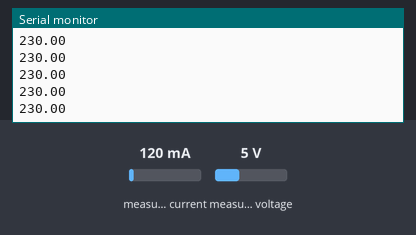
The sketch below on a simulated Arduino Uno, built with avr-gcc and run on an emulated ATmega328P. Shown: the last lines printed to the serial monitor. Inputs (shaded band) come from the test bench; at power-on: measured voltage 5 V, measured current 120 mA.

Above: at 1.2 s.
1.3 s: measured voltage set to 0.3 V
At 1.57 s:
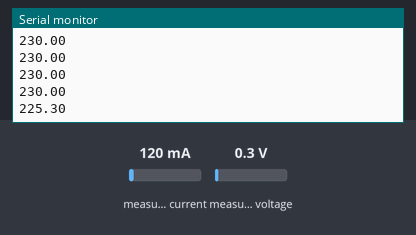
2.8 s: measured voltage set to 3.8 V
At 2.98 s:
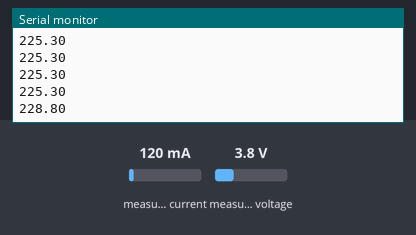
Timing chart, 0 to 5.8 s (numbered marks = the images above; inputs shaded):
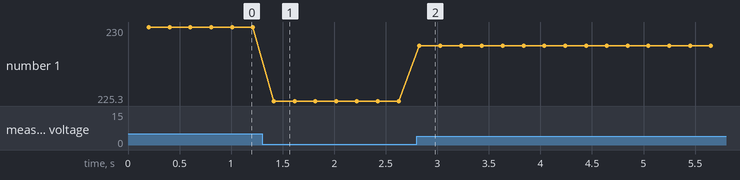

Measured:
- after the input at 1.3 s, the serial monitor: prints a new line after 0.11 s (image 1)
- after the input at 2.8 s, the serial monitor: prints a new line at once (image 2)
- plotted number 1: 230 → 225.3 after the input at 1.3 s, 225.3 → 228 after the input at 2.8 s

The sketch:

ZMPT101B_voltage_sensor_module_sample_code.ino
```cpp
// (licence header left out)
#include "EmonLib.h"             // Include Emon Library

#define VOLT_CAL 152.4

EnergyMonitor emon1;             // Create an instance

void setup()
{
  Serial.begin(9600);

  emon1.voltage(1, VOLT_CAL, 1.7);  // Voltage: input pin, calibration, phase_shift
}

void loop()
{
  emon1.calcVI(20,2000);         // Calculate all. No.of half wavelengths (crossings), time-out

  float supplyVoltage   = emon1.Vrms;             //extract Vrms into Variable

  Serial.println(supplyVoltage);
}
```
